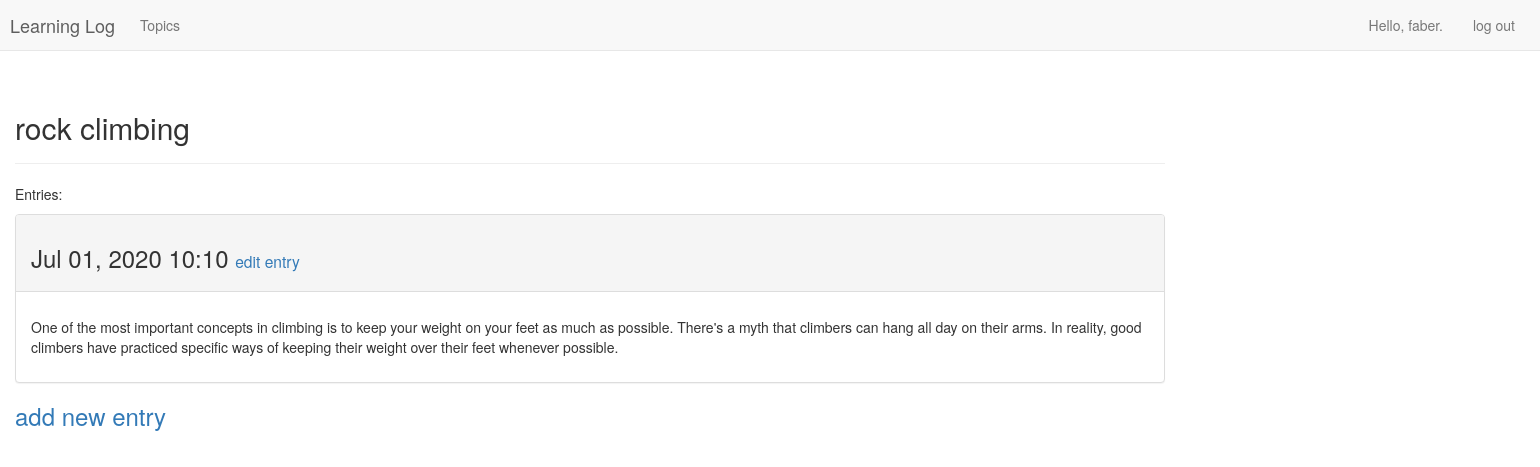
The page /topics/2/ (signed in) on the database its author committed.
### learning_logs/models.py (models this page shows, shortened)
class Topic (models.Model): #sottoclasse di Model
    text= models.CharField(max_length= 200)
    date_added= models.DateTimeField(auto_now_add= True)
    owner= models.ForeignKey(User, default= 1, on_delete=models.SET_DEFAULT)
    def __str__(self):
        return self.text

class Entry(models.Model):
    topic= models.ForeignKey(Topic, on_delete=models.CASCADE)  #id dei topics
    text= models.TextField()
    date_added=models.DateTimeField(auto_now_add=True)
    """Meta contiene informazioni supplementari per la gestione dei modelli"""
    class Meta:
        verbose_name_plural= "entries" #entries invece di entrys

### learning_logs/views.py (the view)
# urls.py: url(r'^topics/(?P<topic_id>\d+)/$', views.topic, name="topic"), #? indica l'inizio della query, \d+ indica di catturare ogni numero digitat
@login_required
def topic(request, topic_id):
    topic= Topic.objects.get(id=topic_id)
    if topic.owner != request.user:
        raise Http404
    entries= topic.entry_set.order_by('-date_added')
    context= {'topic': topic, 'entries': entries}
    return  render(request, 'topic.html', context)

### learning_logs/templates/topic.html (shortened to what this page needs)
<!DOCTYPE html>
<html lang="en">
{% extends 'base.html' %}
{% load bootstrap3 %}
{% block header %}
    <h2>
        {{ topic }}
    </h2>
{% endblock header %}
{% block content %}
    <p>Entries:</p>
    {% for entry in entries %}
        <div class="panel panel-default">
            <div class="panel-heading">
                <h3>
                    {{ entry.date_added|date:'M d, Y H:i' }}
                    <small>
                        <a href="{% url "learning_logs:edit_entry" entry.id %}" >edit entry</a>
                    </small>
                </h3>
            </div>
            <div class="panel-body">
                <p>{{ entry.text|linebreaks }}</p>
            </div>
        </div>
    {% empty %}
        <h4>
            There are no entries for this topic yet
        </h4>
    {% endfor %}
    <h3>
<a href="{% url 'learning_logs:new_entry' topic.id %}">add new entry</a>
</h3>
{% endblock content %}

### learning_logs/templates/base.html (shortened to what this page needs)
{% load bootstrap3 %}
<!doctype html>
<html lang="en">
<head>
    {%  bootstrap_css %}
    <link rel="stylesheet" type="text/css" href="/static/css/style.css">
</head
<body>
<nav class="navbar navbar-default navbar-static-top">
    <div class="container">
        <div class="navbar-header">
            <a class="navbar-brand" href="{% url 'learning_logs:index' %}">
                Learning Log</a>
        </div>
        <div id="navbar" class="navbar-collapse collapse">
            <ul class="nav navbar-nav">
                <li><a href="{% url 'learning_logs:topics' %}">Topics</a></li>
            </ul>
            <ul class="nav navbar-nav navbar-right">
            {% if user.is_authenticated %}
                <li><a>Hello, {{ user.username }}.</a></li>
                <li><a href="{% url 'users:logout' %}">log out</a></li>
            {% else %}
                <li><a href="{% url 'users:register' %}">register</a></li>
                <li><a href="{% url 'users:login' %}">log in</a></li>
            {% endif %}
            </ul>
        </div>
    </div>
</nav>
<div class="container">
    <div class="page-header">
        {% block header %}{% endblock header %}
    </div>
    <div>
        {% block content  %}{% endblock content %}
    </div>
</div>
</body>
</html>

### learning_logs/static/css/style.css (style rules this page uses)
.navbar-brand { padding-left: 10px; padding-right: 10px; }
.navbar-right { float: right!important; margin-right: -365px; }
.container { padding-right: 10px; padding-left: 10px; margin-left: 5px; margin-right: 5px; }

### rows shown on the page
Topic: text "rock climbing"
Entry: date_added "Jul 01, 2020 10:10", text "One of the most important concepts in climbing is to keep your weight on your feet as much as possible. There's a myth that climbers can hang all day on their arms. In reality, good climbers have practiced specific ways of keeping their weight over their feet whenever possible."

### other values the page prints
{{ user.username }} "faber"
